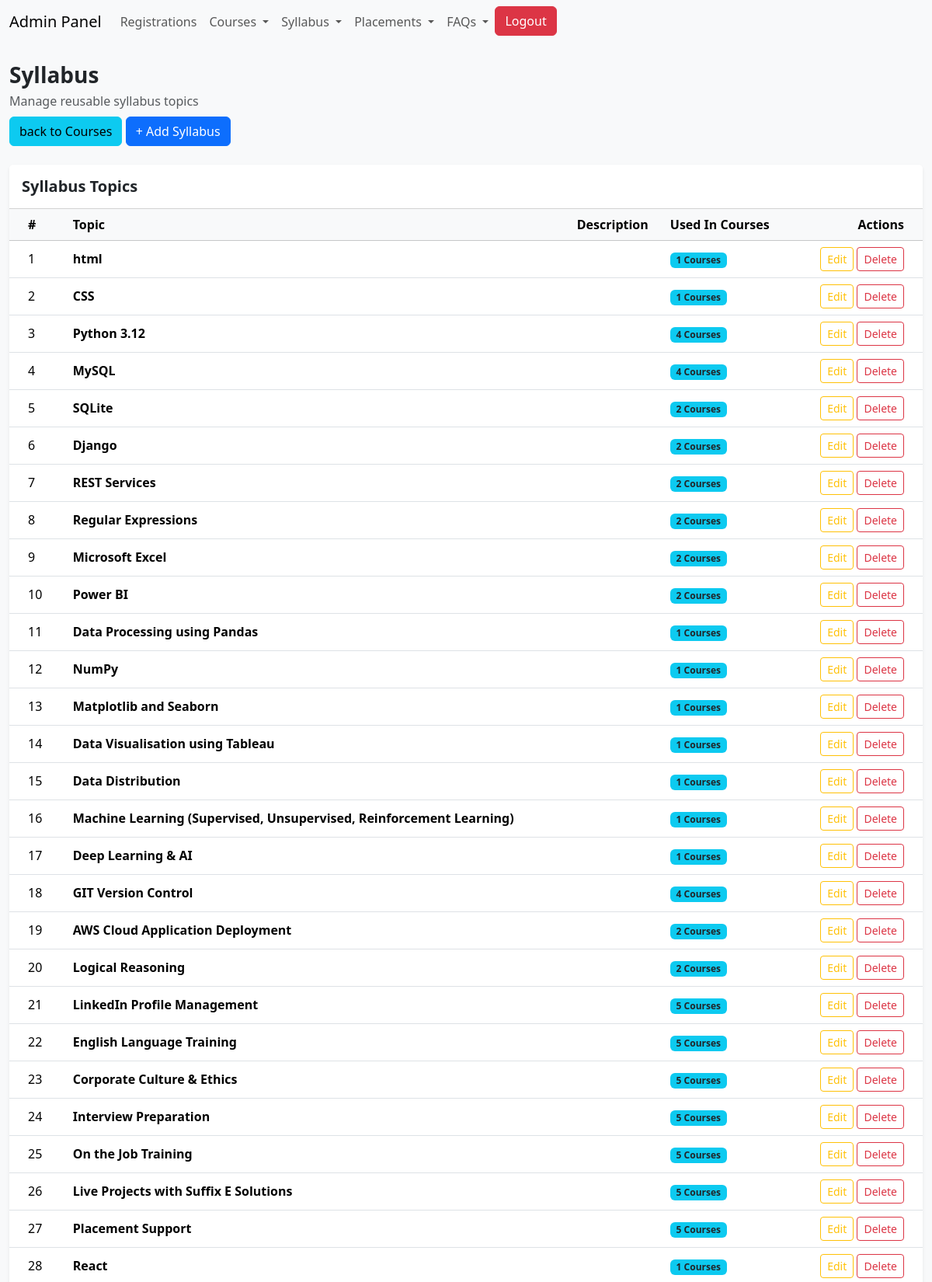
Screenshot of /courses/syllabus/ (signed in, upper part) with the database file from the repository.
### Courses/models.py (models this page shows, shortened)
class Syllabus(models.Model):
    syllabus_name = models.CharField(max_length=100)
    syllabus_description = models.TextField(blank=True)

### Courses/views.py (the view)
# urls.py: path("syllabus/", views.syllabus_list, name="syllabus_list"),
@login_required
def syllabus_list(request):
    syllabus = Syllabus.objects.all()
    return render(request, "admin/syllabus_list.html", {"syllabus": syllabus})

### templates/admin/syllabus_list.html (shortened to what this page needs)
{% extends 'adminLayout.html' %}
{% load static %}
{% block content %}
<body class="bg-light">
    <div class="container-fluid py-4">
        <div class="
                align-items-center mb-4">
            <div>
                <h3 class="fw-bold mb-1">
                    Syllabus
                </h3>
                <p class="text-muted mb-2">
                    Manage reusable syllabus topics
                </p>
            </div>
            <a href="{% url 'course_list' %}" class="btn btn-info">
                back to Courses
            </a>
            <a href="{% url 'syllabus_create' %}" class="btn btn-primary">
                + Add Syllabus
            </a>
        </div>
        <div class="card border-0 shadow-sm">
            <div class="card-header bg-white py-3">
                <h5 class="fw-semibold mb-0">
                    Syllabus Topics
                </h5>
            </div>
            <div class="card-body p-0">
                <div class="table-responsive">
                    <table class="table table-hover
                              align-middle mb-0">
                        <thead class="table-light">
                            <tr>
                                <th class="px-4">
                                    #
                                </th>
                                <th>
                                    Topic
                                </th>
                                <th>
                                    Description
                                </th>
                                <th>
                                    Used In Courses
                                </th>
                                <th class="text-end px-4">
                                    Actions
                                </th>
                            </tr>
                        </thead>
                        <tbody>
                            {% for item in syllabus %}
                            <tr>
                                <td class="px-4">
                                    {{ forloop.counter }}
                                </td>
                                <td>
                                    <strong>
                                        {{ item.syllabus_name }}
                                    </strong>
                                </td>
                                <td>
                                </td>
                                <td>
                                    <span class="badge bg-info text-dark">
                                        {{ item.courses.count }}
                                        Courses
                                    </span>
                                </td>
                                <td class="text-end px-4">
                                    <a href="{% url 'syllabus_update' item.id %}"
                                        class="btn btn-sm btn-outline-warning">
                                        Edit
                                    </a>
                                    <a href="{% url 'syllabus_delete' item.id %}" class="btn btn-sm btn-outline-danger">
                                        Delete
                                    </a>
                                </td>
                            </tr>
                            {% endfor %}
                        </tbody>
                    </table>
                </div>
            </div>
        </div>
    </div>
</body>
{% endblock %}

### rows the page displays
Syllabus: syllabus_name "html", courses.count "1"
Syllabus: syllabus_name "CSS", courses.count "1"
Syllabus: syllabus_name "Python 3.12", courses.count "4"
Syllabus: syllabus_name "MySQL", courses.count "4"
Syllabus: syllabus_name "SQLite", courses.count "2"
Syllabus: syllabus_name "Django", courses.count "2"
Syllabus: syllabus_name "REST Services", courses.count "2"
Syllabus: syllabus_name "Regular Expressions", courses.count "2"
Syllabus: syllabus_name "Microsoft Excel", courses.count "2"
Syllabus: syllabus_name "Power BI", courses.count "2"
Syllabus: syllabus_name "Data Processing using Pandas", courses.count "1"
Syllabus: syllabus_name "NumPy", courses.count "1"
Syllabus: syllabus_name "Matplotlib and Seaborn", courses.count "1"
Syllabus: syllabus_name "Data Visualisation using Tableau", courses.count "1"
Syllabus: syllabus_name "Data Distribution", courses.count "1"
Syllabus: syllabus_name "Machine Learning (Supervised, Unsupervised, Reinforcement Learning)", courses.count "1"
Syllabus: syllabus_name "Deep Learning & AI", courses.count "1"
Syllabus: syllabus_name "GIT Version Control", courses.count "4"
Syllabus: syllabus_name "AWS Cloud Application Deployment", courses.count "2"
Syllabus: syllabus_name "Logical Reasoning", courses.count "2"
Syllabus: syllabus_name "LinkedIn Profile Management", courses.count "5"
Syllabus: syllabus_name "English Language Training", courses.count "5"
Syllabus: syllabus_name "Corporate Culture & Ethics", courses.count "5"
Syllabus: syllabus_name "Interview Preparation", courses.count "5"
Syllabus: syllabus_name "On the Job Training", courses.count "5"
Syllabus: syllabus_name "Live Projects with Suffix E Solutions", courses.count "5"
Syllabus: syllabus_name "Placement Support", courses.count "5"
Syllabus: syllabus_name "React", courses.count "1"
